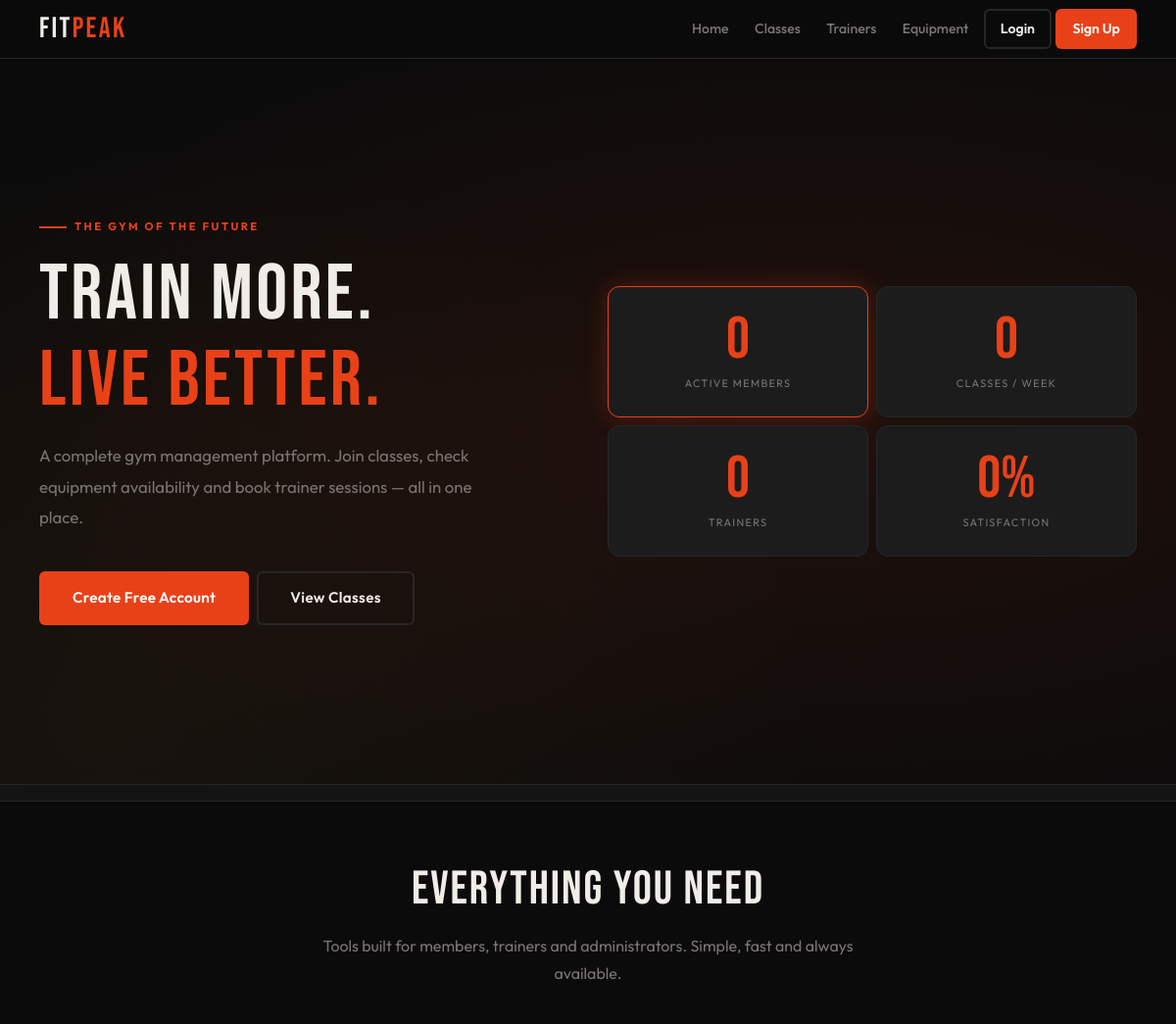
/ (upper part), run on an earlier commit of the app's database.
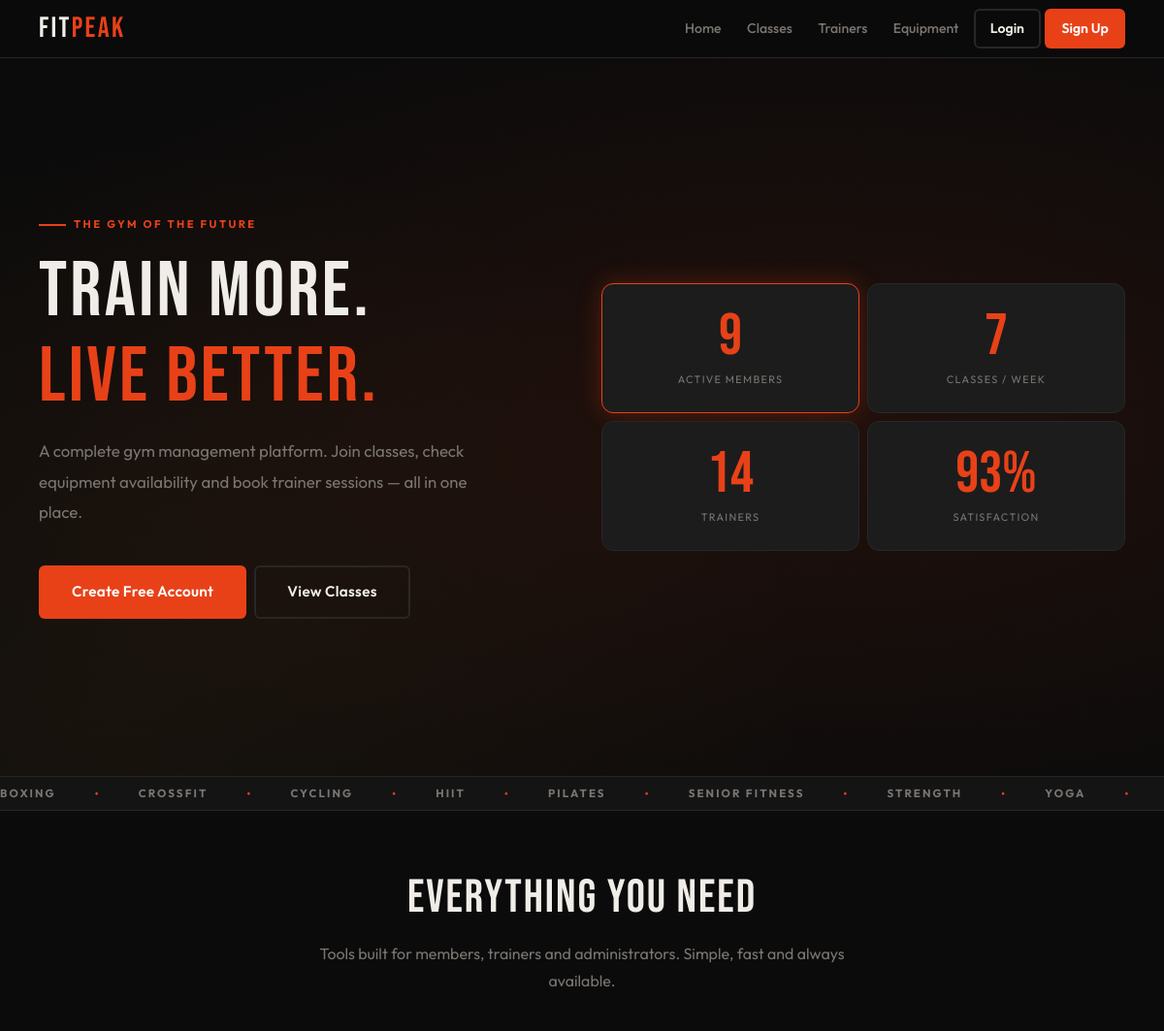
And on a later commit of the database.
### tables this page shows
CREATE TABLE class_types (
    id          INTEGER PRIMARY KEY AUTOINCREMENT,
    name        TEXT    UNIQUE
                        NOT NULL,
    label       TEXT    NOT NULL,
    description TEXT,
    icon        TEXT,
    active      INTEGER NOT NULL
                        DEFAULT 1
);

### db/home.php (called while the page is built, shortened)
<?php
function getHomeClassTypes($pdo) {
    $stmt = $pdo->prepare("
        SELECT label
        FROM class_types
        WHERE active = 1
        ORDER BY label
    ");
    $stmt->execute();
    return $stmt->fetchAll(PDO::FETCH_ASSOC);
}
?>

### template/home.php (the view, shortened to what this page needs)
<?php
function outputStatsGrid($stats) { ?>
    <div class="stats-grid">
        <?php foreach ($stats as $stat): ?>
            <article class="stat-box">
                <p class="stat-number">
                    <?= htmlspecialchars((string)$stat['number']) ?><?= htmlspecialchars($stat['suffix']) ?>
                </p>
                <p class="stat-label">
                    <?= htmlspecialchars($stat['label']) ?>
                </p>
            </article>
        <?php endforeach; ?>
    </div>
<?php }
function outputClassTicker($classTypes) { ?>
    <section class="classes-section">
        <div class="ticker-track">
            <?php for ($i = 0; $i < 4; $i++): ?>
                <div class="ticker-group">
                    <?php foreach ($classTypes as $type): ?>
                        <span><?= htmlspecialchars($type['label']) ?></span><span>●</span>
                    <?php endforeach; ?>
                </div>
            <?php endfor; ?>
        </div>
    </section>
<?php }
    ?>

What changed in the data, as far as the page shows it:
added class_types: label "BOXING"
added class_types: label "CROSSFIT"
added class_types: label "CYCLING"
added class_types: label "HIIT"
added class_types: label "PILATES"
added class_types: label "SENIOR FITNESS"
added class_types: label "STRENGTH"
added class_types: label "YOGA"
Also different on the page:
new list line: "9 ACTIVE MEMBERS"
new list line: "7 CLASSES / WEEK"
new list line: "14 TRAINERS"
new list line: "93 % SATISFACTION"
list line gone: "0 ACTIVE MEMBERS"
list line gone: "0 CLASSES / WEEK"
list line gone: "0 TRAINERS"
list line gone: "0 % SATISFACTION"
